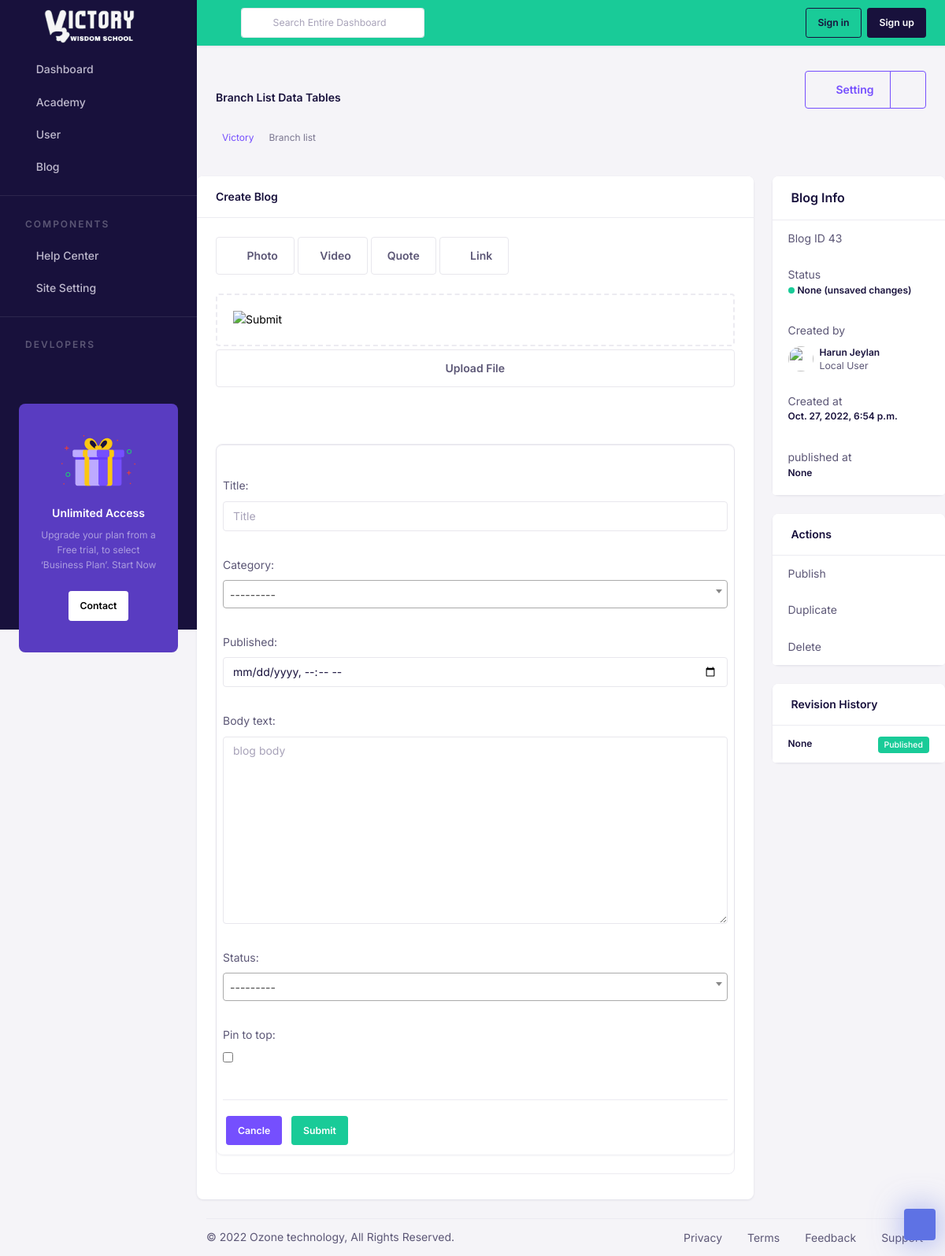
The app's page /blog/admin/43/update/ with its own data.
### main/models.py (models this page shows, shortened)
class GeneralSetting(models.Model):
    site_name = models.CharField(max_length=200, help_text="Enter your website name below")
    site_description = models.TextField(help_text="The site title might be the name of your company or organization, or a brief description of the organization, or a combination of the two.")
    logo=models.ImageField(upload_to="main/images", help_text="Upload your website logo - 120 x 40 ")
    favicon = models.ImageField(upload_to="main/images", help_text="Upload your website favicon - Standard for most desktop browsers. 32×32")
    created = models.DateTimeField(auto_now_add=True)
    updated = models.DateTimeField(auto_now=True)

### blog/models.py (models this page shows, shortened)
class Blog(models.Model):
    author = models.ForeignKey(User, on_delete=models.CASCADE,null=True, blank=True)
    category = models.ForeignKey(Category, on_delete=models.CASCADE, null=True,blank=True)
    title = models.CharField(max_length=255, null=True,blank=True)
    body_text = models.TextField(null=True, blank=True)
    created = models.DateTimeField(auto_now_add=True)
    updated = models.DateTimeField(auto_now=True)
    published = models.DateTimeField(null=True,blank=True)
    comments = models.ManyToManyField(Comment, blank=True)
    views = models.ManyToManyField(View, blank=True)
    pin_to_top = models.BooleanField(default=False)
    STATUS_CHOICE = (
        ("published", "Published"),
        ("scheduled", "Scheduled"),
        ("draft", "Draft"),
        ("deleted", "Deleted"),
    )
    status = models.CharField(choices=STATUS_CHOICE,default="draft", max_length=20, null=True, blank=True)
    coped_from = models.ForeignKey("blog.Blog", on_delete=models.SET_NULL, null=True, blank=True)
    class Meta:
        verbose_name = "blog"
        ordering = ["-published","-updated","-created"]

### accounts/models.py (models this page shows, shortened)
class User(AbstractUser):
    username_validator = UnicodeUsernameValidator()
    email_validator = EmailValidator()
    about = models.TextField(null=True, blank=True)
    bio = models.TextField(null=True, blank=True)
    birth_date = models.DateField(null=True)
    email = models.EmailField(unique=True, validators = [email_validator])
    username = models.CharField(
        max_length=191,
        validators = [username_validator],
        help_text="Required. 150 characters or fewer. Usernames may contain alphanumeric, _, @, +, . and - characters.",
        unique=True,null=True, blank=True
    )
    USERNAME_FIELD = "email"
    REQUIRED_FIELDS = ['username']
    GENDER_CHOICE = (
        ("male", "Male"),
        ("female", "Female"),
    )
    gender = models.CharField(choices=GENDER_CHOICE, max_length=10)
    class Meta:
        verbose_name = "user"
        ordering = ["-date_joined"]

### blog/views.py (the view)
# urls.py: path("admin/<pk>/update/", views.admin_update_blog, name="admin_update_blog"),
def admin_update_blog(request, pk):
    blog = Blog.objects.get(id=pk)
    print(blog.coped_from)
    if blog.coped_from != None:
       messages.success(request, 'Your have been duplicated the blog successfully.')
    form = AddBlogForm(instance=blog)
    print(request.META.get("HTTP_REFERER"))
    if request.method == "POST":
        form = AddBlogForm(request.POST, instance=blog)
        if form.is_valid():
            form.save()
            print(request.POST)
            return redirect("blog_details", blog.id)
    context = {"form": form, "blog": blog}
    return render(request, "blog/admin/admin_blog_create_and_update.html", context)

### blog/templates/blog/admin/admin_blog_create_and_update.html (shortened to what this page needs)
{% extends 'base/admin/base.html' %}
{% load static %}
{% block admin_style %}
<link href="{% static 'assets/libs/dropzone/dist/dropzone.css' %}" rel="stylesheet" />
<link href="{% static 'assets/plugins/summernote/dist/summernote-bs4.css' %}" rel="stylesheet" />
<link href="{% static 'assets/plugins/select2/css/select2.min.css' %}" rel="stylesheet"/>
<link href="{% static 'assets/plugins/inputtags/css/bootstrap-tagsinput.css' %}" rel="stylesheet" />
<link href="{% static 'assets/plugins/jquery-multi-select/multi-select.css' %}" rel="stylesheet" type="text/css">
<link href="{% static 'assets/plugins/bootstrap-datepicker/css/bootstrap-datepicker.min.css' %}" rel="stylesheet" type="text/css">
<link href="{% static 'assets/plugins/bootstrap-touchspin/css/jquery.bootstrap-touchspin.css' %}" rel="stylesheet" type="text/css">
<link href="{% static 'assets/css/form-control.css' %}" rel="stylesheet">
{% endblock admin_style %}
{% block admin_content %}
    <div class="row">
      <div class="col-lg-12 col-md-12 col-12">
          <div class="row pt-2 pb-2">
              <div class="col-sm-9">
                  <h5 class="page-title  pt-4 pb-3">Branch List Data Tables</h5>
                  <ol class="breadcrumb  bg-wight p-2">
                      <li class="breadcrumb-item"><a href="javaScript:void();">Victory</a></li>
                      <li class="breadcrumb-item active" aria-current="page">Branch list</li>
                  </ol>
              </div>
              <div class="col-sm-3">
                  <div class="btn-group float-sm-right">
                      <button type="button" class="btn btn-outline-primary waves-effect waves-light"><i class="fa fa-cog mr-1"></i> Setting</button>
                      <button type="button" class="btn btn-outline-primary dropdown-toggle dropdown-toggle-split waves-effect waves-light" data-toggle="dropdown">
                      </button>
                  </div>
              </div>
              </div>
          </div>
      </div>
    </div>
    <div class="row">
        <div class="col-xl-9 col-lg-8 col-md-12 col-12">
          <div class="card border-0 mb-4">
            <div class="card-header">
              <h5 class="mb-0">Create Blog</h5>
            </div>
            <div class="card-body">
                {% if blog %}
                <button type="button" class="btn btn-outline-white mb-1 mb-md-0">
                  <i class="fa fa-image me-1"></i>
                  Photo
                </button>
                <button type="button" class="btn btn-outline-white mb-1 mb-md-0">
                  Video
                </button>
                <button type="button" class="btn btn-outline-white">
                  Quote
                </button>
                <button type="button" class="btn btn-outline-white">
                  <i class="fa fa-link me-1"></i>
                  Link
                </button>
                <div
                  id="blog-file-dropzone"
                  dz-title="Drop any file here to upload"
                  dz-post="{% url 'ajax_upload_blog_file' blog.id %}"
                  dz-trigger="#dropzone-submitter"
                  class="dropzone mt-4 border-dashed rounded-2 min-h-0 mb-1 ">
                  <div class="fallback">
                    <input name="image"  type="image" />
                  </div>
                </div>
              {% endif %}
              <button type="button" id="dropzone-submitter" class="btn btn-outline-white btn-block w-100 btn-small">Upload File</button>
              <form method="POST" action="{% if blog %}{% url 'admin_update_blog' blog.id %}{% else %}.{% endif %}" method="Blog"  enctype="multipart/form-data">
                {% include 'components/forms.html' %}
                </form>
            </div>
          </div>
        </div>
        <div class="col-xl-3 col-lg-4 col-md-12 col-12">
          <div class="card mt-4 mt-lg-0 mb-4">
            <div class="card-header d-lg-flex">
              <h4 class="mb-0">Blog Info</h4>
            </div>
            <ul class="list-group list-group-flush">
              <li class="list-group-item">
                <span class="text-body">Blog ID</span>
                <h>{{blog.id}}</h>
              </li>
              <li class="list-group-item">
                <span class="text-body">Status</span>
                <h6>
                  <span class="badge-dot bg-success d-inline-block me-1"></span>{{blog.status}} (unsaved changes)
                </h6>
              </li>
              <li class="list-group-item">
                <span class="text-body">Created by</span>
                <div class="d-flex mt-2">
                  <img src="{{blog_last.author.profile_image.last.image.url}}" alt="" class="avatar-sm rounded-circle" />
                  <div class="ms-2">
                    <h6 class="mb-n1">{% if blog.author.get_full_name %}{{blog.author.get_full_name}}{% else %}{{blog.author.email}}{% endif %}</h6>
                    <small>
                      {% if request.user.is_superuser %}Admin
                      {% elif request.user.teacher %}Teacher
                      {% elif request.user.student %}Student
                      {% else %}Local User
                      {% endif %}
                    </small>
                  </div>
                </div>
              </li>
              <li class="list-group-item">
                <span class="text-body">Created at</span>
                <h6>{{blog.created}}</h6>
              </li>
              <li class="list-group-item">
                <span class="text-body">published at</span>
                <h6>{{blog.published}}</h5>
              </li>
            </ul>
          </div>
          <div class="card mb-4">
            <div class="card-header d-lg-flex">
              <h5 class="mb-0">Actions</h5>
            </div>
            <ul class="list-group list-group-flush">
              {% if blog.status == 'published' %}
              <li class="list-group-item d-flex justify-content-between align-items-center">
                <span class="text-body">Unpublish</span>
                <a href="{% url 'admin_publish_blog' blog.id %}" class="text-inherit"><i class="fa fa-toggle-left fs-4"></i></a>
            </li>
            {% else %}
            <li class="list-group-item d-flex justify-content-between align-items-center">
              <span class="text-body">Publish</span>
              <a href="{% url 'admin_duplicate_blog' blog.id %}" class="text-inherit"><i class="fa fa-toggle-right text-success fs-4"></i></a>
              {% endif %}
              <li class="list-group-item d-flex justify-content-between align-items-center">
                <span class="text-body">Duplicate</span>
                <a href="{% url 'admin_duplicate_blog' blog.id %}" class="text-inherit"><i class="fa fa-copy fs-4"></i></a>
              </li>
              {% if blog.status != 'deleted' %}
              <li class="list-group-item d-flex justify-content-between align-items-center">
                <span class="text-body">Delete</span>
                <a href="{% url 'admin_delete_blog' blog.id %}"><i class="fa fa-trash text-danger fs-4"></i></a>
              </li>
              {% endif %}
            </ul>
          </div>
          <div class="card">
            <div class="card-header d-lg-flex">
              <h5 class="mb-0">Revision History</h5>
            </div>
            <ul class="list-group list-group-flush">
              <li class="list-group-item d-flex justify-content-between align-items-center">
                <div>
                  <h6 class="mb-0">{{blog.published}}</h6>
                </div>
                <div>
                  <span class="badge bg-success badge-pill">Published</span>
                </div>
              </li>
            </ul>
          </div>
        </div>
    </div>
  {% endblock admin_content %}

### templates/base/admin/sidebar2.html (shortened to what this page needs)
{% load static %}
{% load myflatpage %}
{% general_setting as generalSetting %}
  <nav class="navbar-vertical navbar navbar-dark bg-dark">
    <div class="vh-100" data-simplebar>
        <div class="row w-100">
            <a class="mx-auto h-100 d-flex justify-content-center" href="{% url 'home' %}">
                <img src="{{generalSetting.logo.url}}" class="dashboard-logo-icon mx-auto"  alt="" />
            </a>
        </div>
        <ul class="navbar-nav flex-column" id="sideNavbar">
            <li class="nav-item">
                <a class="nav-link   collapsed " href="#" data-bs-toggle="collapse"
                    data-bs-target="#navDashboard" aria-expanded="false" aria-controls="navDashboard">
                    <i class="nav-icon fe fe-home me-2"></i> Dashboard
                </a>
            </li>
            <li class="nav-item">
                <a class="nav-link  collapsed " href="#" data-bs-toggle="collapse" data-bs-target="#navAcademy"
                    aria-expanded="false" aria-controls="navAcademy">
                    <i class="nav-icon fe fe-book me-2"></i> Academy
                </a>
            </li>
            <li class="nav-item">
                <a class="nav-link   collapsed " href="#" data-bs-toggle="collapse" data-bs-target="#navProfile"
                    aria-expanded="false" aria-controls="navProfile">
                    <i class="nav-icon fe fe-user me-2"></i> User
                </a>
            </li>
            <li class="nav-item ">
                <a class="nav-link   " href="#" data-bs-toggle="collapse" data-bs-target="#navCMS"
                    aria-expanded="false" aria-controls="navCMS">
                    <i class="nav-icon fe fe-book-open me-2"></i> Blog
                </a>
            </li>
            <li class="nav-item">
                <div class="nav-divider"></div>
            </li>
            <li class="nav-item">
                <div class="navbar-heading">Components</div>
            </li>
            <li class="nav-item">
                <a class="nav-link " href="{% url 'contact_list' %}">
                    <i class="nav-icon fe fe-help-circle me-2"></i> Help Center
                </a>
            </li>
            <li class="nav-item">
                <a class="nav-link  collapsed " href="#" data-bs-toggle="collapse"
                    data-bs-target="#navSiteSetting" aria-expanded="false" aria-controls="navSiteSetting">
                    <i class="nav-icon fe fe-settings me-2"></i> Site Setting
                </a>
            </li>
            <li class="nav-item">
                <div class="nav-divider"></div>
            </li>
            <li class="nav-item">
                <div class="navbar-heading">Devlopers</div>
            </li>
        </ul>
        <div class="card bg-dark-primary shadow-none text-center mx-4 my-8">
            <div class="card-body py-6">
                <img src="{% static 'assets/images/background/giftbox.png' %}" alt="" />
                <div class="mt-4">
                    <h5 class="text-white">Unlimited Access</h5>
                    <p class="text-white-50 fs-6">
                        Upgrade your plan from a Free trial, to select ‘Business Plan’. Start Now
                    </p>
                    <a href="mail:ozonetechnologydev@gmail.com" class="btn btn-white btn-sm mt-2">Contact</a>
                </div>
            </div>
        </div>
    </div>
</nav>

### templates/components/forms.html (shortened to what this page needs)
<div id="hx_single_form_id" class="border rounded-3 my-2">
    {% load static %}
    <div class="card card-hover border-top border-muted border-4 card-hover-with-icon mb-4">
        <div class="card-body p-2">
            <form class="w-100 p-2"
            hx-post="{{action}}"
            hx-trigger="submit"
            hx-swap="outerHTML"
            hx-target="#hx_single_form_id"
            enctype="multipart/form-data">
                <div class="row">
                    {% for field in form %}
                        <div class="col-lg-12 col-sm-12 my-2">
                            <div class="form-group">
                                {{ field.label_tag }}
                                <div class="position-relative has-icon-right">
                                    {{ field }}
                                </div>
                            </div>
                        </div>
                    {% endfor %}
                </div>
                <hr>
                <a href="{{request.META.HTTP_REFERER}}" class="btn btn-primary btn-round waves-effect btn-sm  waves-light m-1">Cancle</a>
                <button type="submit" class="btn btn-success btn-round waves-effect btn-sm waves-light m-1">Submit</button>
            </form>
        </div>
    </div>
</div>

### records on screen
GeneralSetting: logo (picture)
Blog: id "43", status "None", author.get_full_name "Harun Jeylan", created "Oct. 27, 2022, 6:54 p.m.", published "None"

### other values on screen
{{ field.label_tag }} "Title:" "Category:" "Published:" "Body text:" "Status:" "Pin to top:"
